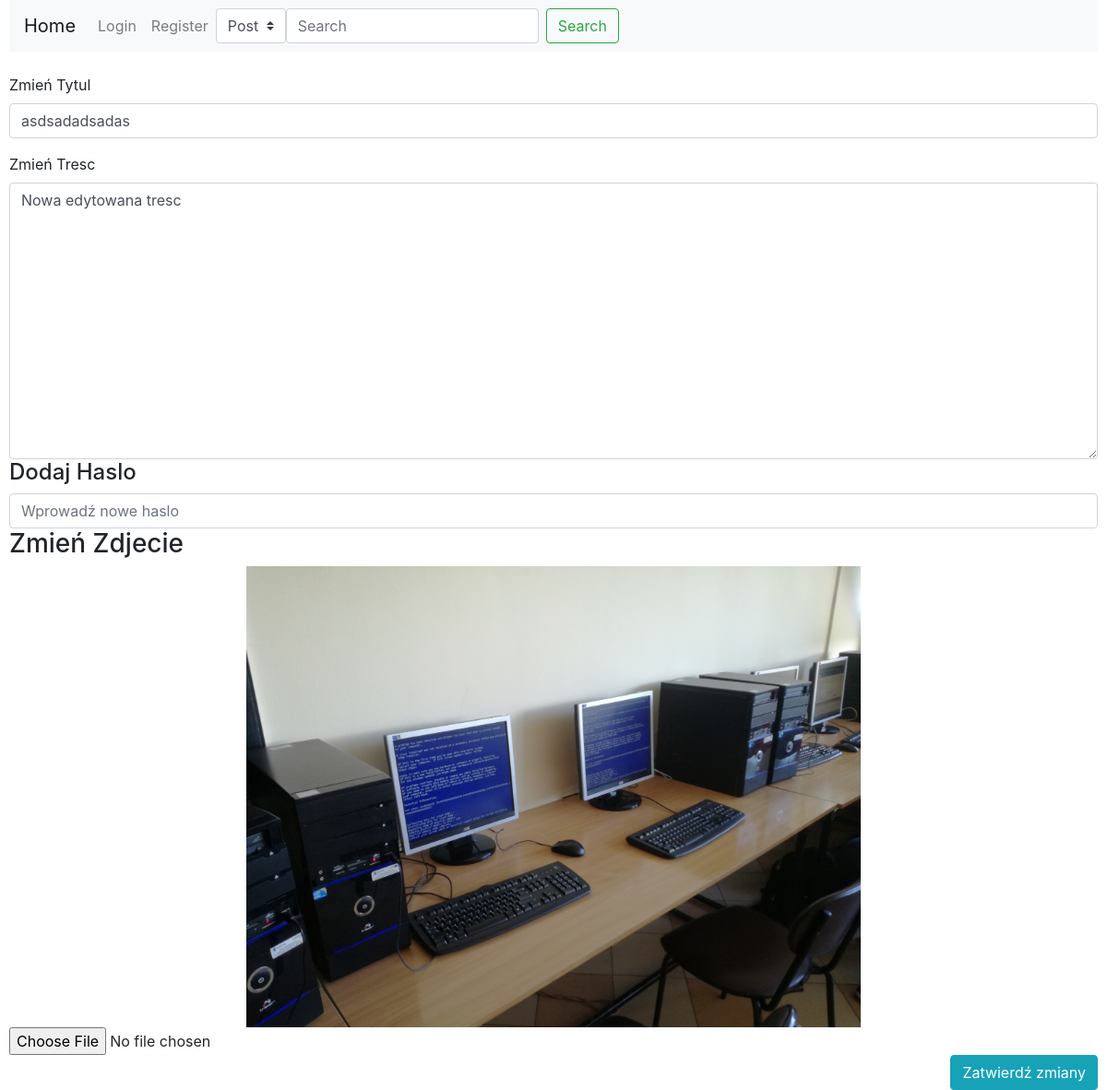
Page /post/22/edit/ on the earlier database version.
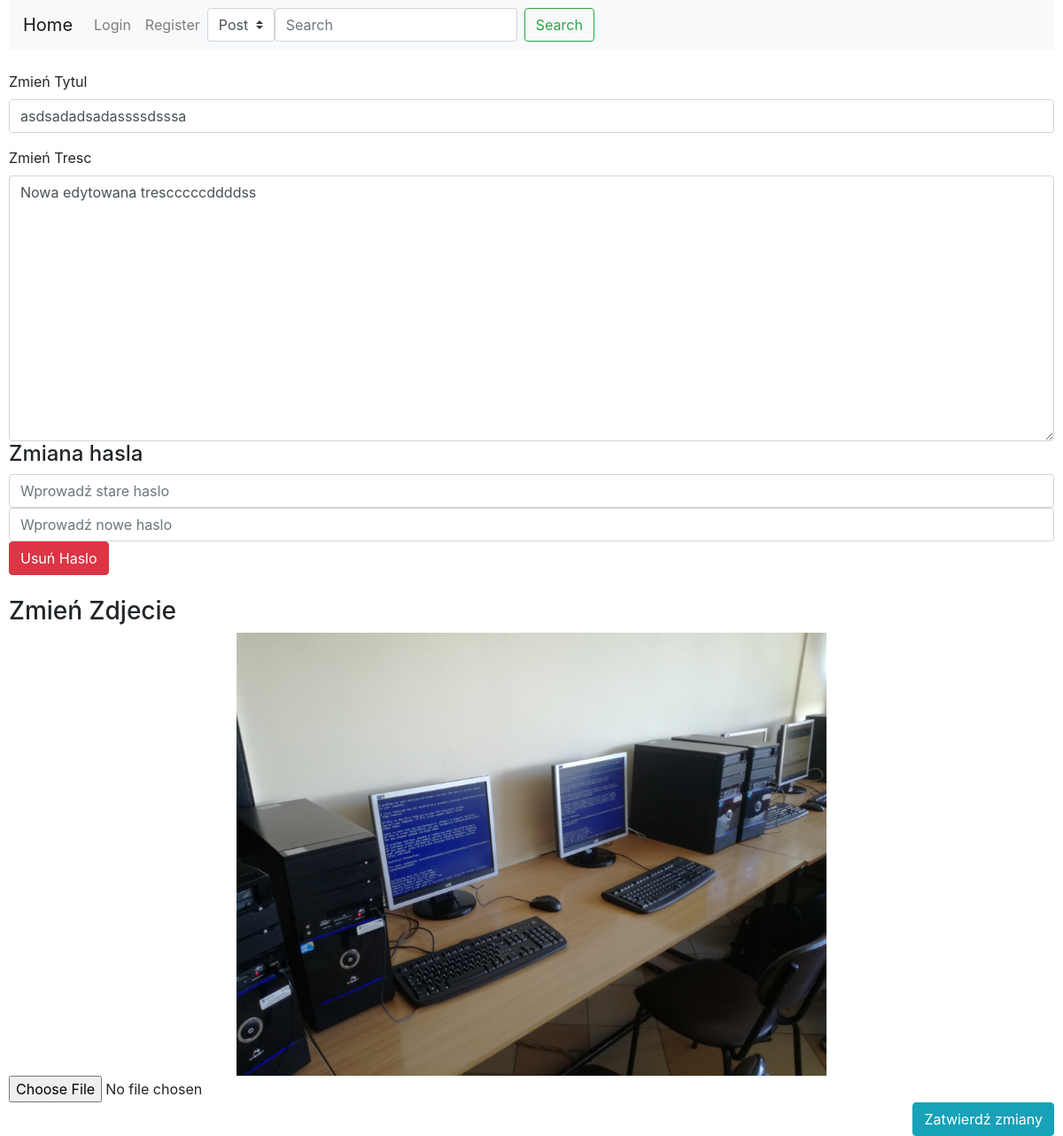
Same page on the later database version.
### Blog/models.py (models this page shows)
class Post(models.Model):
    IDPost=models.AutoField(primary_key=True)
    Tytul=models.CharField(max_length=128)
    Tresc=models.TextField()
    Data=models.DateTimeField(default=timezone.now)
    IDBlog=models.ForeignKey(Blog,on_delete=models.CASCADE)
    Haslo=models.CharField(max_length=8,blank=True)
    Obraz=models.ImageField(upload_to=path_and_renamePost,default='Obrazki/default_pic.jpg',blank=True)

### Blog/views.py (the view)
# urls.py: path('post/<int:post_id>/edit/',views.postEdit,name='postEdit'),
def postEdit(request,post_id):
    post = models.Post.objects.get(IDPost = post_id)
    return render(request,'Blog/edit.html', {'post': post})

### Blog/templates/Blog/edit.html (shortened to what this page needs)
{%extends 'Blog/base.html'%}
{%block content%}
<form action="edit/" method="post">
  <div class="form-group">
      <label for="TytulForm">Zmień Tytul</label>
      <input type="text" class="form-control" id="TytulForm" name="TytulForm" placeholder="Wprowadź nowy Tytul" value={{post.Tytul}}>
  </div>
<div class="form-group">
    <label for="ContentForm">Zmień Tresc</label>
    <textarea class="form-control" id="OpisForm" name="ContentForm" style="min-height:300px; " placeholder="Wprowadź nowa Tresc">{{post.Tresc}}</textarea>
{%if post.Haslo%}
<h4>Zmiana hasla</h4>
<div class="form-group">
    <input type="text" class="form-control" id="OldPasswordForm" name="OldPasswordForm" placeholder="Wprowadź stare haslo">
    <input type="text" class="form-control" id="PasswordForm" name="PasswordForm" placeholder="Wprowadź nowe haslo">
     <button type="button" class="btn btn-danger" data-toggle="modal" data-target="#UsunHaslo">
        Usuń Haslo
      </button>
      <br><br>
{%else%}
<h4>Dodaj Haslo</h4>
<div class="form-group">
    <input type="text" class="form-control" id="NewPasswordForm" name="NewPasswordForm" placeholder="Wprowadź nowe haslo">
{%endif%}
<h3>Zmień Zdjecie</h3>
<div class=" text-center">
<img src="/Obrazki/{{post.Obraz}}" height="500px">
</div>
<input type="file" name="Obraz" accept="image/png, image/jpeg" /><br/>
<input type="submit" style="float:right" class="btn btn-info" id="NewImageBtn" value="Zatwierdź zmiany">
</form>
{%endblock%}

Differences in the rows shown:
changed Post: TytulForm "asdsadadsadas" → "asdsadadsadassssdsssa"; ContentForm "Nowa edytowana tresc" → "Nowa edytowana trescccccddddss"; Haslo empty → "123" (drawn)
Other differences:
text no longer shown: "Dodaj Haslo"
text now shown: "Zmiana hasla Usuń Haslo"
